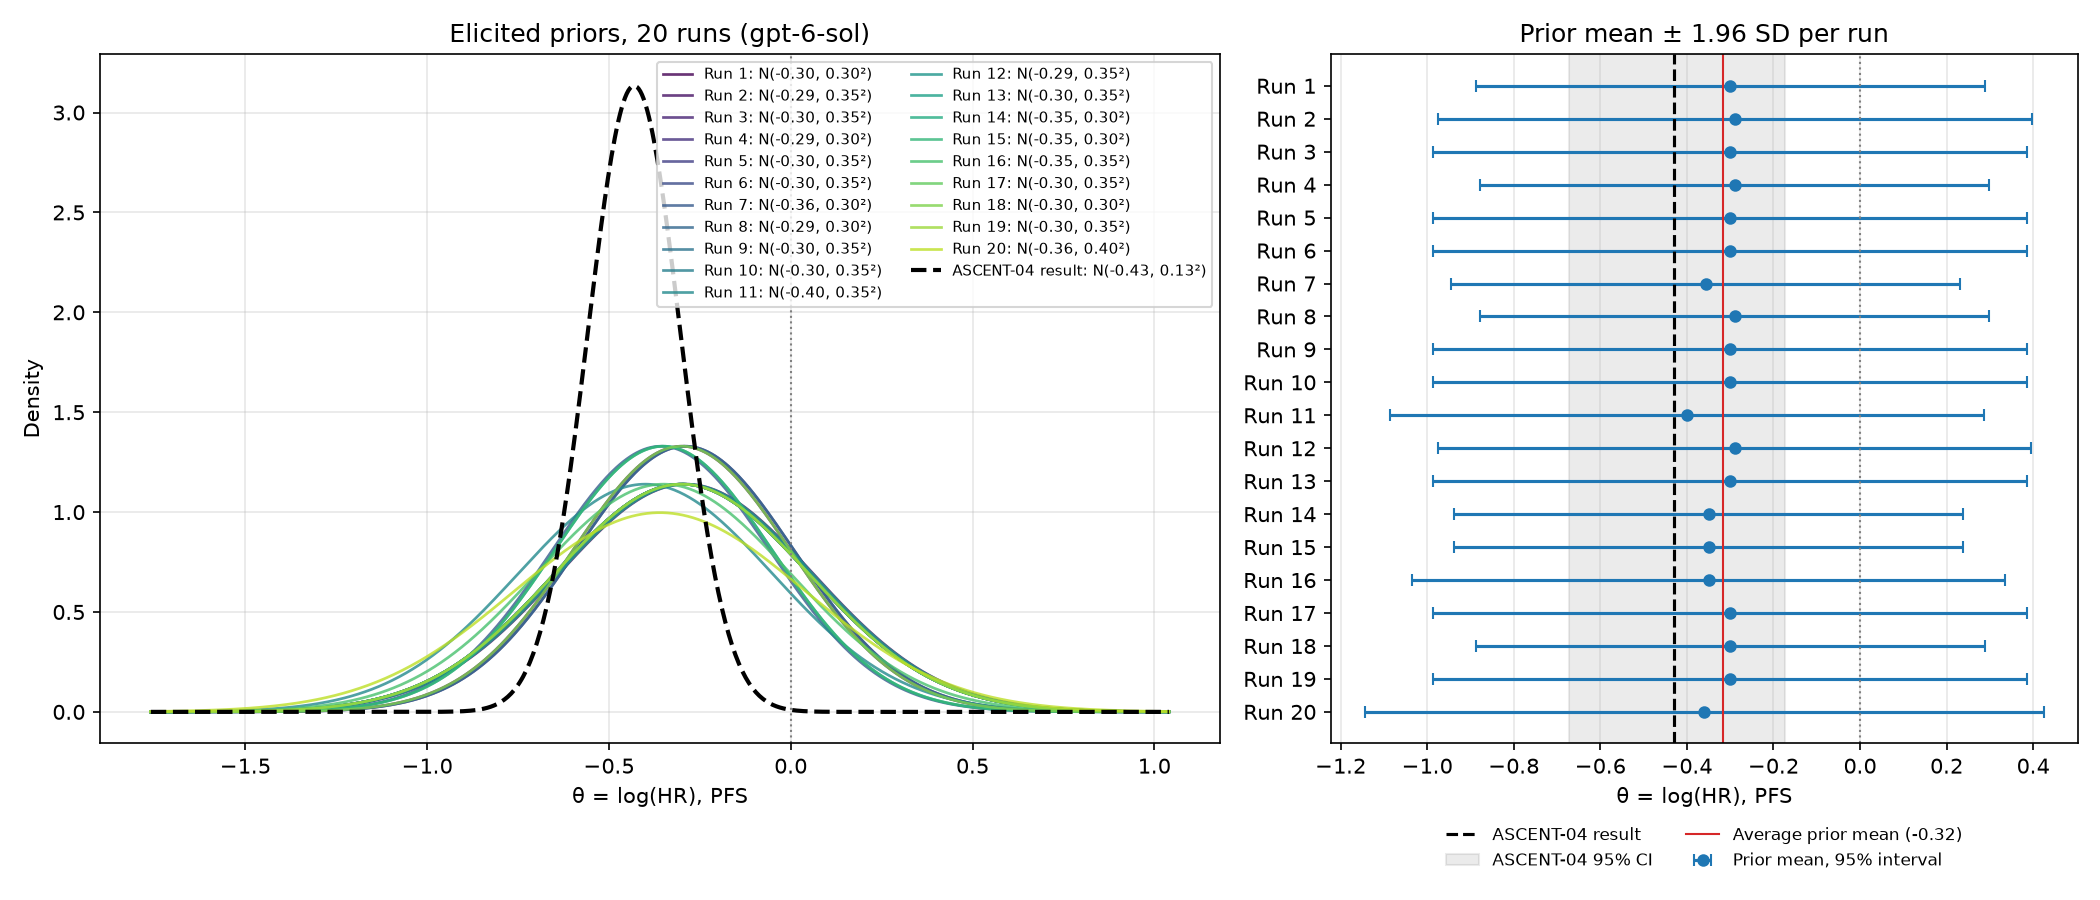

Reproduce this figure in Python.
"""Plot the priors elicited in the playground runs named "Run 1" ... "Run N".

Each answer states its prior as N(mean, sd^2) on the log(HR) scale; the mean and SD are
parsed from the answer text in logs/openai_calls.jsonl. Produces:
  - left:  every run's prior density, with the ASCENT-04 result for reference
  - right: each run's mean with its 95% prior interval (mean ± 1.96 SD)
and saves code/plot_runs.png plus code/plot_runs.csv (the parsed values).

    python code/plot_runs.py                  # all runs named "Run <number>"
    python code/plot_runs.py "Run"            # same; first argument is the name prefix
"""

import csv
import json
import re
import sys
from pathlib import Path

import matplotlib.pyplot as plt
import numpy as np
from scipy.stats import norm

from openai_client import LOG_FILE

HERE = Path(__file__).parent
PREFIX = sys.argv[1] if len(sys.argv) > 1 else "Run"

# ASCENT-04 result, as in plot.py: HR = 0.65 [0.51, 0.84]
MU_MLE = np.log(0.65)
SD_MLE = (np.log(0.84) - np.log(0.51)) / 3.92

# Start of a normal prior: "N(", "\mathcal N(", "\mathcal{N}\!\left(", ...
PRIOR_START = re.compile(r"N\}?\s*(?:\\!)?\s*(?:\\left)?\s*\(")
MATH_END = re.compile(r"\\\]|\\\)|\n\s*\n")
NUMBER = re.compile(r"[-−]?\d*\.?\d+")


def parse_prior(answer: str) -> tuple[float, float] | None:
    """(mean, sd) from the first normal prior in the answer, or None if there is none.

    Handles N(-0.30, 0.30^2), N(\\mathbf{-0.288}, \\mathbf{0.35^2}),
    N(\\underbrace{-0.357}_{\\text{mean}}, \\underbrace{0.30^2}_{\\text{SD}^2}) and
    N(mean=-0.30, standard deviation=0.35). The second parameter must be written as sd^2 or be
    labelled as a standard deviation, so a bare N(mean, variance) is not misread as an SD.
    """
    for m in PRIOR_START.finditer(answer):
        rest = answer[m.end():m.end() + 300]
        end = MATH_END.search(rest)
        seg = rest[:end.start()] if end else rest
        labelled_sd = re.search(r"standard deviation|\bSD\b|\bsd\b", seg)
        seg = re.sub(r"\\text\{[^{}]*\}", "", seg)        # labels like \text{mean}
        seg = re.sub(r"_\{[^{}]*\}", "", seg)             # \underbrace{..}_{...}
        squared = re.search(r"\^\s*\{?\s*2", seg)
        seg = re.sub(r"\^\s*\{?\s*2\s*\}?", "", seg)      # drop the ^2 so the 2 is not read as a number
        nums = NUMBER.findall(seg)
        if len(nums) >= 2 and (squared or labelled_sd):
            mean, sd = (float(n.replace("−", "-")) for n in nums[:2])
            return mean, abs(sd)
    return None


def load_runs(prefix: str) -> list[dict]:
    """Logged calls named "<prefix> <number>", ordered by number (latest call wins for duplicates)."""
    name = re.compile(rf"{re.escape(prefix)}\s*(\d+)", re.IGNORECASE)
    runs = {}
    for line in LOG_FILE.read_text(encoding="utf-8").splitlines():
        if not line.strip():
            continue
        call = json.loads(line)
        m = name.fullmatch((call.get("name") or "").strip())
        if m:
            runs[int(m.group(1))] = call
    return [runs[k] | {"run": k} for k in sorted(runs)]


def main() -> None:
    rows, skipped = [], []
    for call in load_runs(PREFIX):
        prior = parse_prior(call.get("answer") or "")
        if prior is None:
            skipped.append(call["name"])
            continue
        rows.append({"run": call["run"], "name": call["name"], "mean": prior[0], "sd": prior[1],
                     "model": call.get("model_returned"), "timestamp": call.get("timestamp")})
    if skipped:
        print(f"Could not find N(mean, sd^2) in: {', '.join(skipped)}", file=sys.stderr)
    if not rows:
        sys.exit(f'No parsable runs named "{PREFIX} <number>" in {LOG_FILE}')

    means = np.array([r["mean"] for r in rows])
    sds = np.array([r["sd"] for r in rows])
    for r in rows:
        print(f'{r["name"]:>8}: mean {r["mean"]:+.3f}  sd {r["sd"]:.3f}  '
              f'var {r["sd"]**2:.4f}  median HR {np.exp(r["mean"]):.2f}')
    print(f"\n{len(rows)} runs. Means: avg {means.mean():+.3f}, SD across runs {means.std(ddof=1):.3f}, "
          f"range [{means.min():+.3f}, {means.max():+.3f}]")
    print(f"           SDs:   avg {sds.mean():.3f}, range [{sds.min():.3f}, {sds.max():.3f}]")

    with open(HERE / "plot_runs.csv", "w", newline="", encoding="utf-8") as f:
        w = csv.DictWriter(f, fieldnames=["run", "name", "mean", "sd", "model", "timestamp"])
        w.writeheader()
        w.writerows(rows)

    fig, (ax1, ax2) = plt.subplots(1, 2, figsize=(14, 6), gridspec_kw={"width_ratios": [3, 2]})
    colors = plt.colormaps["viridis"](np.linspace(0, 0.9, len(rows)))

    # Left: overlaid prior densities
    lo = min((means - 3.5 * sds).min(), MU_MLE - 3.5 * SD_MLE)
    hi = max((means + 3.5 * sds).max(), 0.3)
    x = np.linspace(lo, hi, 600)
    for r, c in zip(rows, colors):
        ax1.plot(x, norm.pdf(x, r["mean"], r["sd"]), color=c, lw=1.3, alpha=0.8,
                 label=f'{r["name"]}: N({r["mean"]:.2f}, {r["sd"]:.2f}²)')
    ax1.plot(x, norm.pdf(x, MU_MLE, SD_MLE), "k--", lw=2,
             label=f"ASCENT-04 result: N({MU_MLE:.2f}, {SD_MLE:.2f}²)")
    ax1.axvline(0, color="gray", ls=":", lw=1)
    ax1.set_xlabel("θ = log(HR), PFS")
    ax1.set_ylabel("Density")
    ax1.set_title(f"Elicited priors, {len(rows)} runs ({rows[0]['model']})")
    ax1.grid(alpha=0.3)
    ax1.legend(fontsize=7, ncol=2, loc="upper right")

    # Right: mean ± 1.96 SD per run
    y = np.arange(len(rows))[::-1]
    ax2.errorbar(means, y, xerr=1.96 * sds, fmt="o", ms=5, color="tab:blue", ecolor="tab:blue",
                 elinewidth=1.5, capsize=3, label="Prior mean, 95% interval")
    ax2.axvline(MU_MLE, color="k", ls="--", lw=1.5, label="ASCENT-04 result")
    ax2.axvspan(np.log(0.51), np.log(0.84), color="k", alpha=0.08, label="ASCENT-04 95% CI")
    ax2.axvline(means.mean(), color="tab:red", lw=1, label=f"Average prior mean ({means.mean():.2f})")
    ax2.axvline(0, color="gray", ls=":", lw=1)
    ax2.set_yticks(y, [r["name"] for r in rows])
    ax2.set_xlabel("θ = log(HR), PFS")
    ax2.set_title("Prior mean ± 1.96 SD per run")
    ax2.grid(alpha=0.3, axis="x")
    ax2.legend(fontsize=8, loc="upper center", bbox_to_anchor=(0.5, -0.1), ncol=2, frameon=False)

    fig.tight_layout()
    out = HERE / "plot_runs.png"
    fig.savefig(out, dpi=150)
    print(f"\nSaved {out} and {HERE / 'plot_runs.csv'}")
    plt.show()


if __name__ == "__main__":
    main()
